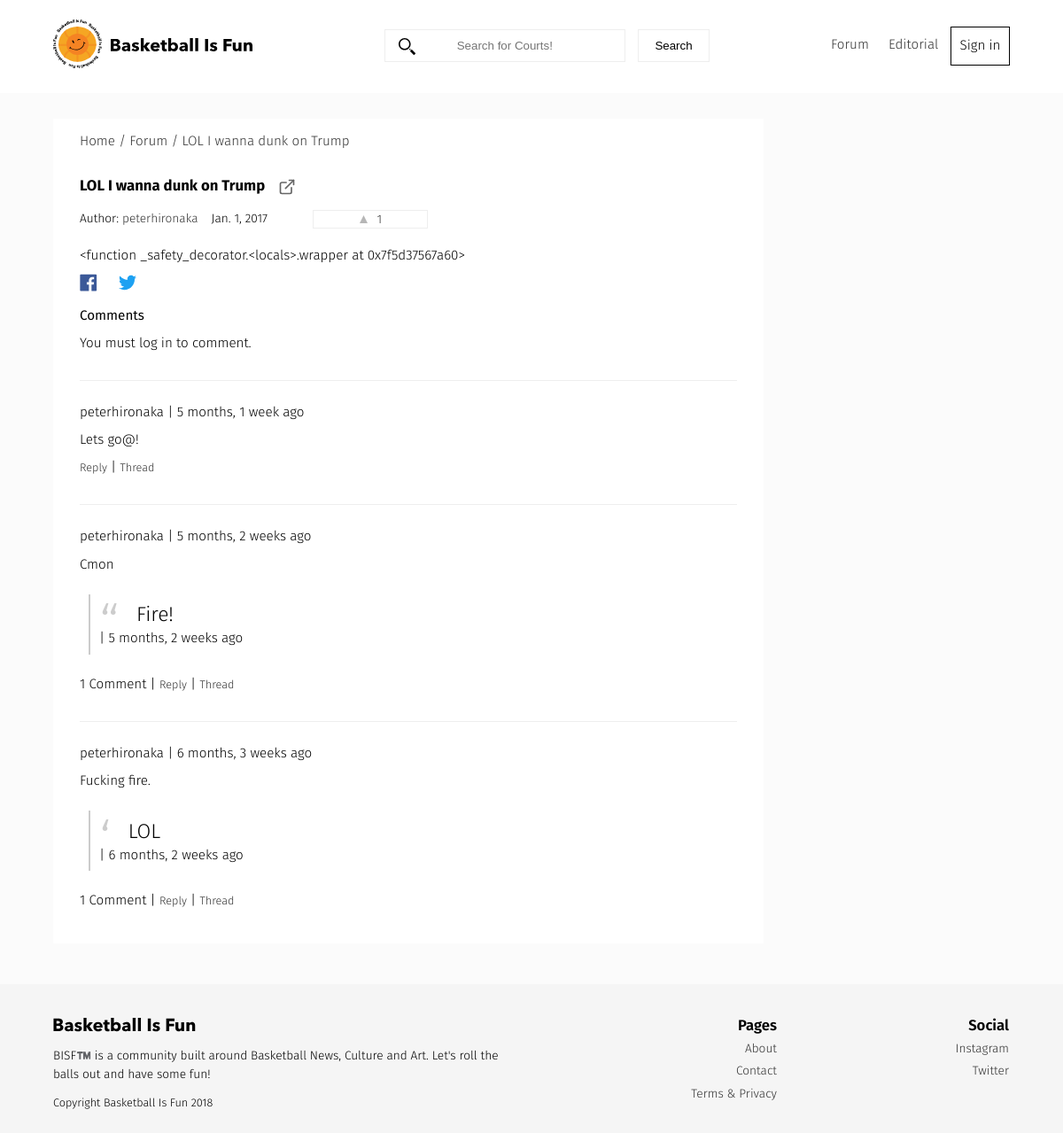
The page /forum/lol-i-wanna-dunk-on-trump/ on the database its author committed.
### forum/models.py (models this page shows, shortened)
class Forum(models.Model):
    user = models.ForeignKey(settings.AUTH_USER_MODEL, default=1)
    title = models.CharField(max_length=120)
    slug = models.SlugField(unique=True)
    height_field = models.IntegerField(default=0)
    width_field = models.IntegerField(default=0)
    content = models.TextField()
    link = models.URLField(default="https://")
    likes = models.ManyToManyField(settings.AUTH_USER_MODEL, blank=True, related_name='forum_likes')
    draft = models.BooleanField(default=False)
    publish = models.DateField(auto_now=False, auto_now_add=False)
    updated = models.DateTimeField(auto_now=True, auto_now_add=False)
    timestamp = models.DateTimeField(auto_now=False, auto_now_add=True)
    objects = ForumManager()
    def get_absolute_url(self):
        return reverse("forum:detail", kwargs={"slug": self.slug})
    def get_like_url(self):
        return reverse("forum:like-toggle", kwargs={"slug": self.slug})
    def get_api_like_url(self):
        return reverse("forum:like-api-toggle", kwargs={"slug": self.slug})
    class Meta:
        ordering = ["-timestamp", "-updated"]
    def get_markdown(self):
        content = self.content
        markdown_text = markdown(content)
        return mark_safe(markdown_text)
    @property
    def comments(self):
        instance = self
        qs = Comment.objects.filter_by_instance(instance)
        return qs
    @property
    def get_content_type(self):
        instance = self
        content_type = ContentType.objects.get_for_model(instance.__class__)
        return content_type

### comments/models.py (models this page shows, shortened)
class Comment(models.Model):
    user        = models.ForeignKey(settings.AUTH_USER_MODEL, default=1)
    content_type = models.ForeignKey(ContentType, on_delete=models.CASCADE)
    object_id = models.PositiveIntegerField()
    content_object = GenericForeignKey('content_type', 'object_id')
    parent      = models.ForeignKey("self", null=True, blank=True)
    content     = models.TextField()
    timestamp   = models.DateTimeField(auto_now_add=True)
    objects = CommentManager()
    class Meta:
        ordering = ['-timestamp']
    def get_absolute_url(self):
        return reverse("comments:thread", kwargs={"id": self.id})
    def children(self): #replies
        return Comment.objects.filter(parent=self)

### forum/views.py (the view, shortened to what this page needs)
# urls.py: url(r'^(?P<slug>[\w-]+)/$', forum_detail, name='detail'),
def forum_detail(request, slug=None):
	instance = get_object_or_404(Forum, slug=slug)
	if instance.publish > timezone.now().date() or instance.draft:
		if not request.user:
			raise Http404
	share_string = quote_plus(instance.content)
	initial_data = {
			"content_type": instance.get_content_type,
			"object_id": instance.id
	}
	form = CommentForm(request.POST or None, initial=initial_data)
	comments = instance.comments
	context = {
		"title": instance.title,
		"instance": instance,
		"link": instance.link,
		"share_string": share_string,
		"comments": comments,
		"comment_form":form,
	}
	return render(request, "forum_detail.html", context)

### comments/forms.py
class CommentForm(forms.Form):
	content_type = forms.CharField(widget=forms.HiddenInput)
	object_id = forms.IntegerField(widget=forms.HiddenInput)
	content = forms.CharField(label='',	widget=forms.Textarea)

### comments/models.py (called while the page is built)
    def filter_by_instance(self, instance):
        content_type = ContentType.objects.get_for_model(instance.__class__)
        obj_id = instance.id
        qs = super(CommentManager, self).filter(content_type=content_type, object_id= obj_id).filter(parent=None)
        return qs

### posts/templatetags/urlify.py (called while the page is built)
@register.filter
def urlify(value):
	return quote_plus(value)

### templates/forum_detail.html (shortened to what this page needs)
{% extends "base.html" %}
{% load urlify %}
{% load crispy_forms_tags %}
 {% block container-page %}forum-detail{% endblock container-page %}
{% block post_detail_link %}
<div class="forum-content--detail">
    <ol class="breadcrumb">
        <li ><a href='/'>Home /</a> </li>
        <li ><a href='{% url "forum:list" %}'>Forum /</a> </li>
        <li><a href='{{ instance.get_absolute_url }}'> {{instance.title}} </a></li>
    </ol>
{% endblock  %}
{% block content %}
<div class="forum-content--post">
  <div class="forum-content--title">
      <h3>{{ title }} <small>{% if instance.draft %}<span style='color:red;'>Draft</span> {% endif %}</small></h3>
{% if instance.link %} <a href="{{ instance.link }}" target="_blank"> </a> {% endif %}
  </div>
<div class="caption">
<p>Author: <a href="/profiles/{{ instance.user }}">{{ instance.user }}</a></p>
<p>{{ instance.publish }}</p>
<a class='like-btn forum-detail' data-href='{{ instance.get_api_like_url }}' data-likes='{{ instance.likes.count }}' href='{{ instance.get_like_url }}'>  {{ instance.likes.count }} </a>
    </div>
   <div class='post-detail-item'>{{ instance.get_markdown }}</div>
<a href="https://www.facebook.com/sharer/sharer.php?u={{ request.build_absolute_uri }}={{ share_string }}">
</a>
<a href="https://twitter.com/home?status={{ instance.content|truncatechars:80|urlify }}%20{{ request.build_absolute_uri }}={{ share_string }}">
</a>
    <div>
        <p class='lead'>Comments</p>
        {% if request.user.is_authenticated %}
        <form method="POST" action="."> {% csrf_token %}
            {{ comment_form|crispy }}
            <input type='submit' value='Post comment' class='search-button '>
        </form>
        {% else %}
        <p>You must log in to comment.</p>
        {% endif %}
        {% for comment in comments %}
        <div class="forum-content--comments">
          <p> {{ comment.user }} | {{ comment.timestamp|timesince }} ago  </p>
          <p>{{ comment.content }}</p>
           {% for child_comment in comment.children %}
                <blockquote>
                <p>{{ child_comment.content }}</p>
                <div> | {{ child_comment.timestamp|timesince }} ago</div>
                </blockquote>
             {% endfor %}
          <div> {% if comment.children.count > 0 %}{{ comment.children.count }} Comment{% if comment.children.count > 1 %}s{% endif %} | {% endif %}<small> <a class='comment-reply-btn' href='#'>Reply</a></small> | <small><a class='' href='{{ comment.get_absolute_url }}'>Thread</a></small></div>
        </div>
        {% endfor %}
    </div>
</div>
</div>
{% endblock content %}

### templates/base.html (shortened to what this page needs)
{% load staticfiles %}
{% load notifications_tags %}
<!DOCTYPE html>
<head>
<link rel="stylesheet" href='{% static "css/main.css" %}'  />
</head>
<body lang="en" class="{% block body_class %}default{% endblock body_class %}">
<header>
{% notifications_unread as unread_count %}
<div class="container">
<div class="logo">
<a href="/">
</a>
</div>
<nav class="navigation">
<form class="search-court--form" method='GET' action='/' >
<input type='text' name='q' class="search-court" placeholder='Search for Courts!' value='{{ request.GET.q }}'/>
<input type='submit' class="search-btn"  value='Search' />
</form>
<ul class="nav-list">
	<li><a href='{% url "forum:list" %}'>Forum</a></li>
	<li ><a href='{% url "posts:list" %}'>Editorial</a></li>
	{% if not request.user.is_authenticated %}
	<li ><a href='{% url "login" %}' class="signup">Sign in</a></li>
	{% endif %}
</ul>
</nav>
</header>
<div class="container {% block container-page %} {% endblock container-page %}">
{% block post_detail_link %}{% endblock  %}
{% block content %}{% endblock content %}
</div>
{% include "section/footer.html" %}
{% load static %}
</body>
</html>

### templates/section/footer.html (shortened to what this page needs)
<footer>
	<div class="container">
		<div class="logo-footer">
<p> BISF™️ is a community built around Basketball News, Culture and Art. Let's roll the balls out and have some fun! </p>
<small>Copyright Basketball Is Fun {% now "Y" %}</small>
		</div>
<div class="links-footer">
<ul>
	<h3>Pages</h3>
			<li><a href="/pages/about/">About</a></li>
			<li><a href="/pages/contact/">Contact</a></li>
			<li><a href="/pages/terms-and-conditions/">Terms & Privacy</a></li>
		</ul>
<ul>
	<h3>Social</h3>
			<li><a href="https://www.instagram.com/bball_is__fun/" target="_blank">Instagram</a></li>
			<li><a href="https://www.twitter.com/bball_is__fun/" target="_blank">Twitter</a></li>
		</ul>
</div>
	</div>
</footer>

### static/css/main.css (style rules this page uses)
.clear,footer { clear:both }
li,nav ul li { list-style:none }
body { font-family:'Fira Sans',sans-serif;border:0;padding:0;font-weight:300;-webkit-text-size-adjust:100%;-webkit-font-feature-settings:"kern" 1;-moz-font-feature-settings:"kern" 1;-o-font-feature-settings:"kern" 1;font-feature-settings:"kern" 1;font-kerning:normal;background-color:#fbfbfb;line-height:1.4;font-size:.95em;overflow-x:hidden }
body,html { min-height:100%;margin:0 }
footer { background:#f5f5f5;position:relative;width:100%;min-height:131px;padding:1em 0;bottom:0;line-height:1.5;margin-top:3em }
footer h3 { font-weight:600;font-size:1.1em;margin-bottom:6px }
.logo-footer { margin-top:1.5em }
footer .container { grid-template-columns:1fr 1fr }
footer .container .links-footer { display:grid;grid-template-columns:1fr 1fr;justify-items:right;text-align:right }
footer ul { padding:0 1px }
footer li { margin:0 0 3px }
footer li a,footer p { font-size:.9em }
.container { width:90%;display:grid;margin:0 auto;grid-column-gap:2rem;grid-template-columns:repeat(auto-fit,minmax(400px,2fr)) }
.container.forum-detail { grid-template-columns:2fr 2fr 2fr 2fr }
input { outline:0;border:1px solid #eee }
a { color:#333;text-decoration:none }
p { margin:10px 0 }
h1,h2,h3,h4 { margin:0 }
form { margin:30px 0;background:#fff }
#lockdown,.search-court,nav ul li a { text-align:center }
blockquote { border-left:2px solid #ccc;margin:1.5em 10px;padding:.5em 10px;quotes:"“" "”" "‘" "’" }
blockquote:before { color:#ccc;content:open-quote;font-size:4em;line-height:.1em;margin-right:.25em;vertical-align:-.4em }
blockquote p { display:inline;font-size:1.5em }
.search-court--form { position:relative;text-align:center }
.search-court--form:before { content:"";position:absolute;margin-left:16px;top:0;bottom:0;width:20px;}
.search-btn,.search-button { margin-left:10px;-webkit-transition:all .2s;cursor:pointer }
.search-court { padding:10px;min-width:250px;max-width:300px }
.search-btn { padding:10px;min-width:81px;background:#fff;transition:all .2s }
.breadcrumb { background:#fff;padding:15px;margin:14px 0 0;grid-column:1/4 }
.breadcrumb li { display:inline }
nav ul { display:grid;grid-template-columns:50px 62px 67px;padding:0;grid-gap:15px }
nav ul li a { margin:0;padding:4px 7px }
.signup { border:1px solid;color:#000 }
nav ul li a,nav ul li a:visited { display:block;cursor:pointer;text-decoration:none }
h3 { font-size:1.1em;line-height:1;margin:0;padding:8px 0 0 }
.lead { font-weight:400 }
.post-detail-item { padding:10px 0 }
.forum-content--detail { grid-column:1/4;margin:1em 0 0;max-width:100% }
.court-listing.breadcrumb,.forum-content--detail .breadcrumb { padding-left:30px }
header .container { grid-template-columns:227px 2fr;min-height:auto }
.like-btn.forum-detail,.post-content { border:1px solid #eee }
.forum-content--icon,.like-btn { text-align:center;-webkit-transition:all .1s ease 0s;-moz-transition:all .1s ease 0s;-o-transition:all .1s ease 0s;transition:all .1s ease 0s }
.forum-content--post,.page-content--full { background:#fff;padding:7px 30px;margin:0 }
.forum-content--comments { margin:2em 0;padding:1em 0 0;border-top:1px solid #eee }
.forum-content--title { display:grid;grid-template-columns:minmax(max-content,27px) 20px;grid-column-gap:1em }
.caption,.pagination { display:grid;grid-column-gap:2rem }
.forum-content--title svg { padding:8px 0 0 }
.caption { grid-template-columns:minmax(max-content,80px) minmax(100px,100px) 130px minmax(max-content,80px);grid-gap:15px;font-size:.9em;padding:0 }
.caption a { margin:10px 0 }
.caption p { height:auto }
.caption a svg { margin-right:7px }
.social { max-width:20px;margin-left:20px }
header { background:#fff;min-height:90px;position:sticky;top:0;z-index:1000 }
.logo { margin:22px 0 }
nav { padding:1em 0;transition:all .6s cubic-bezier(.62,.04,.3,1.56);transition-delay:0s;transition-delay:.1s;grid-template-columns:3fr 1fr;display:grid;grid-column-gap:1em }
nav form { margin:18px 0 }
nav ul li { color:#fff;line-height:2.2 }

### rows shown on the page
Forum: title "LOL I wanna dunk on Trump", user "peterhironaka", publish "Jan. 1, 2017", likes.count "1", get_markdown "<function _safety_decorator.<locals>.wrapper at 0x7f5d37567a60>"
Comment: user "peterhironaka", timestamp "5 months, 1 week", content "Lets go@!"
Comment: user "peterhironaka", timestamp "5 months, 2 weeks", content "Cmon", children.count "1"
Comment: content "Fire!", timestamp "5 months, 2 weeks"
Comment: user "peterhironaka", timestamp "6 months, 3 weeks", content "Fucking fire.", children.count "1"
Comment: content "LOL", timestamp "6 months, 2 weeks"
